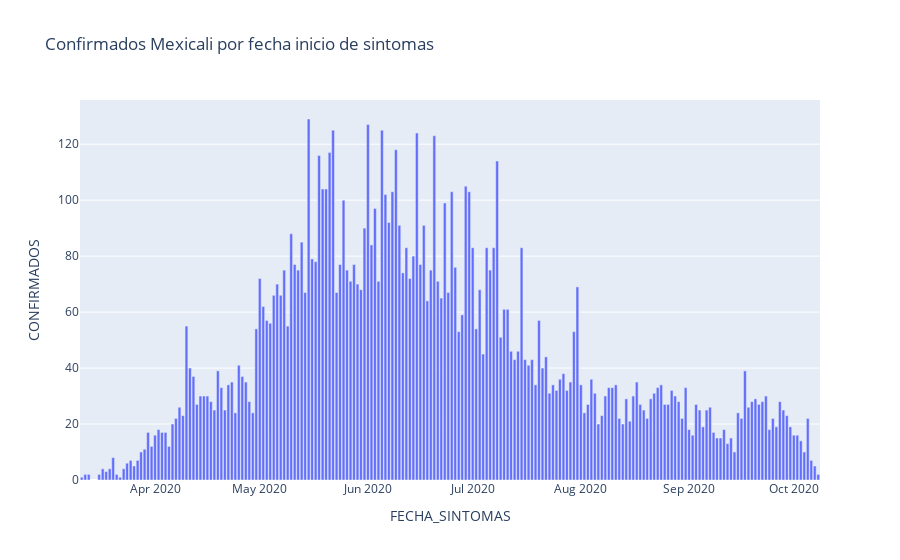

Here is the notebook cell this chart was saved with:
### Markdown cell above
### Confirmados Mexicali por Fecha de Inicio de Sintomas

### Code cell
df_src = pd.read_csv('./newest/201011COVID19MEXICO.csv', encoding = "ISO-8859-1")

#confirmados
df = df_src.loc[df_src['ENTIDAD_RES'] == 2] #entidad = Baja California
df = df.loc[df['MUNICIPIO_RES'] == 2] # municipio = mexicali
df = df.loc[df['RESULTADO_LAB'] == 1] # resultado = positivo SARS-COV-2
df_confirmed = df[['FECHA_SINTOMAS','RESULTADO_LAB']]

df_confirmed_by_date = df_confirmed.groupby("FECHA_SINTOMAS",as_index=False).count()

df_confirmed_by_date.columns = ['FECHA_SINTOMAS','CONFIRMADOS']

fig = px.bar(df_confirmed_by_date,df_confirmed_by_date.FECHA_SINTOMAS,df_confirmed_by_date.CONFIRMADOS,
            title="Confirmados Mexicali por fecha inicio de sintomas");
fig.show()

### Figure 1 — Plotly figure (JSON) as saved in the notebook; plotly's stock layout.template omitted (floating-point values rounded to 4 significant figures; data arrays with more than 128 entries replaced by an {"elided": "..."} marker saying what was removed)
{"data": [{"alignmentgroup": "True", "hovertemplate": "FECHA_SINTOMAS=%{x}<br>CONFIRMADOS=%{y}<extra></extra>", "legendgroup": "", "marker": {"color": "#636efa"}, "name": "", "offsetgroup": "", "orientation": "v", "showlegend": false, "textposition": "auto", "type": "bar", "x": {"elided": "210 str values"}, "xaxis": "x", "y": {"elided": "210 int values"}, "yaxis": "y"}], "layout": {"barmode": "relative", "legend": {"tracegroupgap": 0}, "title": {"text": "Confirmados Mexicali por fecha inicio de sintomas"}, "xaxis": {"anchor": "y", "domain": [0, 1], "title": {"text": "FECHA_SINTOMAS"}}, "yaxis": {"anchor": "x", "domain": [0, 1], "title": {"text": "CONFIRMADOS"}}}}
